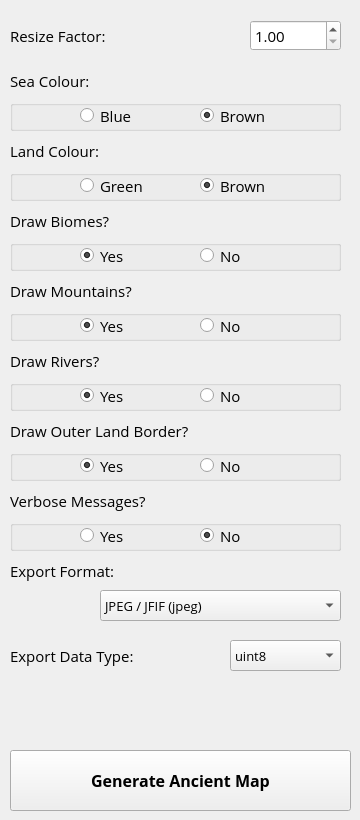
          <widget class="QWidget" name="tabWidgetPage4">
           <attribute name="title">
            <string>Ancient Map Options</string>
           </attribute>
           <widget class="QGroupBox" name="grpBiomes">
            <property name="geometry">
             <rect>
              <x>10</x>
              <y>240</y>
              <width>331</width>
              <height>31</height>
             </rect>
            </property>
            <property name="font">
             <font>
              <family>Open Sans</family>
              <pointsize>11</pointsize>
              <weight>50</weight>
              <bold>false</bold>
             </font>
            </property>
            <property name="styleSheet">
             <string notr="true"/>
            </property>
            <property name="title">
             <string/>
            </property>
            <widget class="QRadioButton" name="rdoBiomesYes_3">
             <property name="geometry">
              <rect>
               <x>70</x>
               <y>0</y>
               <width>86</width>
               <height>31</height>
              </rect>
             </property>
             <property name="font">
              <font>
               <family>Open Sans</family>
               <pointsize>11</pointsize>
               <weight>50</weight>
               <bold>false</bold>
              </font>
             </property>
             <property name="text">
              <string>Yes</string>
             </property>
             <property name="checked">
              <bool>true</bool>
             </property>
            </widget>
            <widget class="QRadioButton" name="rdoBiomesNo_3">
             <property name="geometry">
              <rect>
               <x>190</x>
               <y>0</y>
               <width>86</width>
               <height>31</height>
              </rect>
             </property>
             <property name="font">
              <font>
               <family>Open Sans</family>
               <pointsize>11</pointsize>
               <weight>50</weight>
               <bold>false</bold>
              </font>
             </property>
             <property name="text">
              <string>No</string>
             </property>
             <property name="checked">
              <bool>false</bool>
             </property>
            </widget>
           </widget>
           <widget class="QLabel" name="label_36">
            <property name="geometry">
             <rect>
              <x>10</x>
              <y>70</y>
              <width>241</width>
              <height>21</height>
             </rect>
            </property>
            <property name="font">
             <font>
              <family>Open Sans</family>
              <pointsize>11</pointsize>
              <weight>50</weight>
              <bold>false</bold>
             </font>
            </property>
            <property name="text">
             <string>Sea Colour:</string>
            </property>
           </widget>
           <widget class="QGroupBox" name="grpSea">
            <property name="geometry">
             <rect>
              <x>10</x>
              <y>100</y>
              <width>331</width>
              <height>31</height>
             </rect>
            </property>
            <property name="font">
             <font>
              <family>Open Sans</family>
              <pointsize>11</pointsize>
              <weight>50</weight>
              <bold>false</bold>
             </font>
            </property>
            <property name="styleSheet">
             <string notr="true"/>
            </property>
            <property name="title">
             <string/>
            </property>
            <property name="flat">
             <bool>false</bool>
            </property>
            <widget class="QRadioButton" name="rdoSeaBlue_3">
             <property name="geometry">
              <rect>
               <x>70</x>
               <y>0</y>
               <width>86</width>
               <height>31</height>
              </rect>
             </property>
             <property name="font">
              <font>
               <family>Open Sans</family>
               <pointsize>11</pointsize>
               <weight>50</weight>
               <bold>false</bold>
              </font>
             </property>
             <property name="text">
              <string>Blue</string>
             </property>
            </widget>
            <widget class="QRadioButton" name="rdoSeaBrown_3">
             <property name="geometry">
              <rect>
               <x>190</x>
               <y>0</y>
               <width>86</width>
               <height>31</height>
              </rect>
             </property>
             <property name="font">
              <font>
               <family>Open Sans</family>
               <pointsize>11</pointsize>
               <weight>50</weight>
               <bold>false</bold>
              </font>
             </property>
             <property name="text">
              <string>Brown</string>
             </property>
             <property name="checked">
              <bool>true</bool>
             </property>
            </widget>
           </widget>
           <widget class="QComboBox" name="cboAncData">
            <property name="geometry">
             <rect>
              <x>230</x>
              <y>640</y>
              <width>111</width>
              <height>31</height>
             </rect>
            </property>
            <property name="font">
             <font>
              <family>Open Sans</family>
              <pointsize>10</pointsize>
              <weight>50</weight>
              <bold>false</bold>
             </font>
            </property>
            <property name="currentIndex">
             <number>0</number>
            </property>
            <item>
             <property name="text">
              <string>uint8</string>
             </property>
            </item>
            <item>
             <property name="text">
              <string>int16</string>
             </property>
            </item>
            <item>
             <property name="text">
              <string>uint16</string>
             </property>
            </item>
            <item>
             <property name="text">
              <string>int32</string>
             </property>
            </item>
            <item>
             <property name="text">
              <string>uint32</string>
             </property>
            </item>
            <item>
             <property name="text">
              <string>int64</string>
             </property>
            </item>
            <item>
             <property name="text">
              <string>uint64</string>
             </property>
            </item>
            <item>
             <property name="text">
              <string>float16</string>
             </property>
            </item>
            <item>
             <property name="text">
              <string>float32</string>
             </property>
            </item>
            <item>
             <property name="text">
              <string>float64</string>
             </property>
            </item>
           </widget>
           <widget class="QLabel" name="label_37">
            <property name="geometry">
             <rect>
              <x>10</x>
              <y>210</y>
              <width>241</width>
              <height>21</height>
             </rect>
            </property>
            <property name="font">
             <font>
              <family>Open Sans</family>
              <pointsize>11</pointsize>
              <weight>50</weight>
              <bold>false</bold>
             </font>
            </property>
            <property name="text">
             <string>Draw Biomes?</string>
            </property>
           </widget>
           <widget class="QLabel" name="label_42">
            <property name="geometry">
             <rect>
              <x>10</x>
              <y>560</y>
              <width>161</width>
              <height>21</height>
             </rect>
            </property>
            <property name="font">
             <font>
              <family>Open Sans</family>
              <pointsize>11</pointsize>
              <weight>50</weight>
              <bold>false</bold>
             </font>
            </property>
            <property name="text">
             <string>Export Format:</string>
            </property>
           </widget>
           <widget class="QLabel" name="label_40">
            <property name="geometry">
             <rect>
              <x>10</x>
              <y>420</y>
              <width>241</width>
              <height>21</height>
             </rect>
            </property>
            <property name="font">
             <font>
              <family>Open Sans</family>
              <pointsize>11</pointsize>
              <weight>50</weight>
              <bold>false</bold>
             </font>
            </property>
            <property name="text">
             <string>Draw Outer Land Border?</string>
            </property>
           </widget>
           <widget class="QGroupBox" name="grpMountains">
            <property name="geometry">
             <rect>
              <x>10</x>
              <y>310</y>
              <width>331</width>
              <height>31</height>
             </rect>
            </property>
            <property name="font">
             <font>
              <family>Open Sans</family>
              <pointsize>11</pointsize>
              <weight>50</weight>
              <bold>false</bold>
             </font>
            </property>
            <property name="styleSheet">
             <string notr="true"/>
            </property>
            <property name="title">
             <string/>
            </property>
            <widget class="QRadioButton" name="rdoMountYes_3">
             <property name="geometry">
              <rect>
               <x>70</x>
               <y>0</y>
               <width>86</width>
               <height>31</height>
              </rect>
             </property>
             <property name="font">
              <font>
               <family>Open Sans</family>
               <pointsize>11</pointsize>
               <weight>50</weight>
               <bold>false</bold>
              </font>
             </property>
             <property name="text">
              <string>Yes</string>
             </property>
             <property name="checked">
              <bool>true</bool>
             </property>
            </widget>
            <widget class="QRadioButton" name="rdoMountNo_3">
             <property name="geometry">
              <rect>
               <x>190</x>
               <y>0</y>
               <width>86</width>
               <height>31</height>
              </rect>
             </property>
             <property name="font">
              <font>
               <family>Open Sans</family>
               <pointsize>11</pointsize>
               <weight>50</weight>
               <bold>false</bold>
              </font>
             </property>
             <property name="text">
              <string>No</string>
             </property>
             <property name="checked">
              <bool>false</bool>
             </property>
            </widget>
           </widget>
           <widget class="QGroupBox" name="grpRivers">
            <property name="geometry">
             <rect>
              <x>10</x>
              <y>380</y>
              <width>331</width>
              <height>31</height>
             </rect>
            </property>
            <property name="font">
             <font>
              <family>Open Sans</family>
              <pointsize>11</pointsize>
              <weight>50</weight>
              <bold>false</bold>
             </font>
            </property>
            <property name="styleSheet">
             <string notr="true"/>
            </property>
            <property name="title">
             <string/>
            </property>
            <widget class="QRadioButton" name="rdoRiverYes_3">
             <property name="geometry">
              <rect>
               <x>70</x>
               <y>0</y>
               <width>86</width>
               <height>31</height>
              </rect>
             </property>
             <property name="font">
              <font>
               <family>Open Sans</family>
               <pointsize>11</pointsize>
               <weight>50</weight>
               <bold>false</bold>
              </font>
             </property>
             <property name="text">
              <string>Yes</string>
             </property>
             <property name="checked">
              <bool>true</bool>
             </property>
            </widget>
            <widget class="QRadioButton" name="rdoRiverNo_3">
             <property name="geometry">
              <rect>
               <x>190</x>
               <y>0</y>
               <width>86</width>
               <height>31</height>
              </rect>
             </property>
             <property name="font">
              <font>
               <family>Open Sans</family>
               <pointsize>11</pointsize>
               <weight>50</weight>
               <bold>false</bold>
              </font>
             </property>
             <property name="text">
              <string>No</string>
             </property>
             <property name="checked">
              <bool>false</bool>
             </property>
            </widget>
           </widget>
           <widget class="QLabel" name="label_38">
            <property name="geometry">
             <rect>
              <x>10</x>
              <y>280</y>
              <width>241</width>
              <height>21</height>
             </rect>
            </property>
            <property name="font">
             <font>
              <family>Open Sans</family>
              <pointsize>11</pointsize>
              <weight>50</weight>
              <bold>false</bold>
             </font>
            </property>
            <property name="text">
             <string>Draw Mountains?</string>
            </property>
           </widget>
           <widget class="QDoubleSpinBox" name="spnResize">
            <property name="geometry">
             <rect>
              <x>250</x>
              <y>20</y>
              <width>91</width>
              <height>31</height>
             </rect>
            </property>
            <property name="font">
             <font>
              <family>Open Sans</family>
              <pointsize>11</pointsize>
              <weight>50</weight>
              <bold>false</bold>
             </font>
            </property>
            <property name="styleSheet">
             <string notr="true"/>
            </property>
            <property name="minimum">
             <double>1.000000000000000</double>
            </property>
            <property name="value">
             <double>1.000000000000000</double>
            </property>
           </widget>
           <widget class="QGroupBox" name="grpBorder">
            <property name="geometry">
             <rect>
              <x>10</x>
              <y>450</y>
              <width>331</width>
              <height>31</height>
             </rect>
            </property>
            <property name="font">
             <font>
              <family>Open Sans</family>
              <pointsize>11</pointsize>
              <weight>50</weight>
              <bold>false</bold>
             </font>
            </property>
            <property name="styleSheet">
             <string notr="true"/>
            </property>
            <property name="title">
             <string/>
            </property>
            <widget class="QRadioButton" name="rdoLandYes_3">
             <property name="geometry">
              <rect>
               <x>70</x>
               <y>0</y>
               <width>86</width>
               <height>31</height>
              </rect>
             </property>
             <property name="font">
              <font>
               <family>Open Sans</family>
               <pointsize>11</pointsize>
               <weight>50</weight>
               <bold>false</bold>
              </font>
             </property>
             <property name="text">
              <string>Yes</string>
             </property>
             <property name="checked">
              <bool>true</bool>
             </property>
            </widget>
            <widget class="QRadioButton" name="rdoLandNo_3">
             <property name="geometry">
              <rect>
               <x>190</x>
               <y>0</y>
               <width>86</width>
               <height>31</height>
              </rect>
             </property>
             <property name="font">
              <font>
               <family>Open Sans</family>
               <pointsize>11</pointsize>
               <weight>50</weight>
               <bold>false</bold>
              </font>
             </property>
             <property name="text">
              <string>No</string>
             </property>
             <property name="checked">
              <bool>false</bool>
             </property>
            </widget>
           </widget>
           <widget class="QLabel" name="label_39">
            <property name="geometry">
             <rect>
              <x>10</x>
              <y>350</y>
              <width>241</width>
              <height>21</height>
             </rect>
            </property>
            <property name="font">
             <font>
              <family>Open Sans</family>
              <pointsize>11</pointsize>
              <weight>50</weight>
              <bold>false</bold>
             </font>
            </property>
            <property name="text">
             <string>Draw Rivers?</string>
            </property>
           </widget>
           <widget class="QLabel" name="label_41">
            <property name="geometry">
             <rect>
              <x>10</x>
              <y>640</y>
              <width>161</width>
              <height>31</height>
             </rect>
            </property>
            <property name="font">
             <font>
              <family>Open Sans</family>
              <pointsize>11</pointsize>
              <weight>50</weight>
              <bold>false</bold>
             </font>
            </property>
            <property name="text">
             <string>Export Data Type:</string>
            </property>
           </widget>
           <widget class="QLabel" name="label_35">
            <property name="geometry">
             <rect>
              <x>10</x>
              <y>20</y>
              <width>121</width>
              <height>31</height>
             </rect>
            </property>
            <property name="font">
             <font>
              <family>Open Sans</family>
              <pointsize>11</pointsize>
              <weight>50</weight>
              <bold>false</bold>
             </font>
            </property>
            <property name="text">
             <string>Resize Factor:</string>
            </property>
           </widget>
           <widget class="QComboBox" name="cboAncFormat">
            <property name="geometry">
             <rect>
              <x>100</x>
              <y>590</y>
              <width>241</width>
              <height>31</height>
             </rect>
            </property>
            <property name="font">
             <font>
              <family>Open Sans</family>
              <pointsize>10</pointsize>
              <weight>50</weight>
              <bold>false</bold>
             </font>
            </property>
            <property name="currentIndex">
             <number>0</number>
            </property>
            <property name="sizeAdjustPolicy">
             <enum>QComboBox::AdjustToContentsOnFirstShow</enum>
            </property>
            <item>
             <property name="text">
              <string>JPEG / JFIF (jpeg)</string>
             </property>
            </item>
            <item>
             <property name="text">
              <string>Portable Network Graphics (png)</string>
             </property>
            </item>
            <item>
             <property name="text">
              <string>Microsoft Windows Device Independent Bitmap (bmp)</string>
             </property>
            </item>
            <item>
             <property name="text">
              <string>Graphics Interchange Format (gif)</string>
             </property>
            </item>
            <item>
             <property name="text">
              <string>TIFF / BigTIFF / GeoTIFF (tif)</string>
             </property>
            </item>
            <item>
             <property name="text">
              <string>X11 Pixmap (xpm)</string>
             </property>
            </item>
            <item>
             <property name="text">
              <string>Arc/Info Binary Grid (adf)</string>
             </property>
            </item>
            <item>
             <property name="text">
              <string>Bathymetry Attributed Grid (bag)</string>
             </property>
            </item>
            <item>
             <property name="text">
              <string>BSB Nautical Chart Format (kap)</string>
             </property>
            </item>
            <item>
             <property name="text">
              <string>Envisat Image Product (n1)</string>
             </property>
            </item>
            <item>
             <property name="text">
              <string>Erdas Imagine (img)</string>
             </property>
            </item>
            <item>
             <property name="text">
              <string>Erdas Compressed Wavelets (ecw)</string>
             </property>
            </item>
            <item>
             <property name="text">
              <string>ERMapper (ers)</string>
             </property>
            </item>
            <item>
             <property name="text">
              <string>EUMETSAT Archive Native (nat)</string>
             </property>
            </item>
            <item>
             <property name="text">
              <string>FITS (fits)</string>
             </property>
            </item>
            <item>
             <property name="text">
              <string>GDAL Virtual (vrt)</string>
             </property>
            </item>
            <item>
             <property name="text">
              <string>Generic Tagged Arrays (gta)</string>
             </property>
            </item>
            <item>
             <property name="text">
              <string>In Memory Raster (mem)</string>
             </property>
            </item>
            <item>
             <property name="text">
              <string>Japanese DEM (mem)</string>
             </property>
            </item>
            <item>
             <property name="text">
              <string>Swedish Grid RIK (rik)</string>
             </property>
            </item>
            <item>
             <property name="text">
              <string>Terragen Heightfield (ter)</string>
             </property>
            </item>
            <item>
             <property name="text">
              <string>USGS ASCII DEM / CDED (dem)</string>
             </property>
            </item>
            <item>
             <property name="text">
              <string>USGS DOQ 1st Generation (doq)</string>
             </property>
            </item>
            <item>
             <property name="text">
              <string>USGS DOQ New Labelled (doq)</string>
             </property>
            </item>
            <item>
             <property name="text">
              <string>WMO GRIB1 / GRIB2 (grb)</string>
             </property>
            </item>
           </widget>
           <widget class="QPushButton" name="btnGenWorld_3">
            <property name="geometry">
             <rect>
              <x>10</x>
              <y>750</y>
              <width>341</width>
              <height>61</height>
             </rect>
            </property>
            <property name="font">
             <font>
              <family>Open Sans</family>
              <pointsize>12</pointsize>
              <weight>75</weight>
              <bold>true</bold>
             </font>
            </property>
            <property name="toolTip">
             <string>Generate Ancient Map</string>
            </property>
            <property name="text">
             <string>Generate Ancient Map</string>
            </property>
           </widget>
           <widget class="QLabel" name="label_43">
            <property name="geometry">
             <rect>
              <x>10</x>
              <y>490</y>
              <width>241</width>
              <height>21</height>
             </rect>
            </property>
            <property name="font">
             <font>
              <family>Open Sans</family>
              <pointsize>11</pointsize>
              <weight>50</weight>
              <bold>false</bold>
             </font>
            </property>
            <property name="text">
             <string>Verbose Messages?</string>
            </property>
           </widget>
           <widget class="QGroupBox" name="grpVerbose_2">
            <property name="geometry">
             <rect>
              <x>10</x>
              <y>520</y>
              <width>331</width>
              <height>31</height>
             </rect>
            </property>
            <property name="font">
             <font>
              <family>Open Sans</family>
              <pointsize>11</pointsize>
              <weight>50</weight>
              <bold>false</bold>
             </font>
            </property>
            <property name="styleSheet">
             <string notr="true"/>
            </property>
            <property name="title">
             <string/>
            </property>
            <widget class="QRadioButton" name="rdoVerboseYes">
             <property name="geometry">
              <rect>
               <x>70</x>
               <y>0</y>
               <width>86</width>
               <height>31</height>
              </rect>
             </property>
             <property name="font">
              <font>
               <family>Open Sans</family>
               <pointsize>11</pointsize>
               <weight>50</weight>
               <bold>false</bold>
              </font>
             </property>
             <property name="text">
              <string>Yes</string>
             </property>
             <property name="checked">
              <bool>false</bool>
             </property>
            </widget>
            <widget class="QRadioButton" name="rdoVerboseNo">
             <property name="geometry">
              <rect>
               <x>190</x>
               <y>0</y>
               <width>86</width>
               <height>31</height>
              </rect>
             </property>
             <property name="font">
              <font>
               <family>Open Sans</family>
               <pointsize>11</pointsize>
               <weight>50</weight>
               <bold>false</bold>
              </font>
             </property>
             <property name="text">
              <string>No</string>
             </property>
             <property name="checked">
              <bool>true</bool>
             </property>
            </widget>
           </widget>
           <widget class="QLabel" name="label_48">
            <property name="geometry">
             <rect>
              <x>10</x>
              <y>140</y>
              <width>241</width>
              <height>21</height>
             </rect>
            </property>
            <property name="font">
             <font>
              <family>Open Sans</family>
              <pointsize>11</pointsize>
              <weight>50</weight>
              <bold>false</bold>
             </font>
            </property>
            <property name="text">
             <string>Land Colour:</string>
            </property>
           </widget>
           <widget class="QGroupBox" name="grpLand">
            <property name="geometry">
             <rect>
              <x>10</x>
              <y>170</y>
              <width>331</width>
              <height>31</height>
             </rect>
            </property>
            <property name="font">
             <font>
              <family>Open Sans</family>
              <pointsize>11</pointsize>
              <weight>50</weight>
              <bold>false</bold>
             </font>
            </property>
            <property name="styleSheet">
             <string notr="true"/>
            </property>
            <property name="title">
             <string/>
            </property>
            <widget class="QRadioButton" name="rdoLandGreen">
             <property name="geometry">
              <rect>
               <x>70</x>
               <y>0</y>
               <width>86</width>
               <height>31</height>
              </rect>
             </property>
             <property name="font">
              <font>
               <family>Open Sans</family>
               <pointsize>11</pointsize>
               <weight>50</weight>
               <bold>false</bold>
              </font>
             </property>
             <property name="text">
              <string>Green</string>
             </property>
            </widget>
            <widget class="QRadioButton" name="rdoLandBrown">
             <property name="geometry">
              <rect>
               <x>190</x>
               <y>0</y>
               <width>86</width>
               <height>31</height>
              </rect>
             </property>
             <property name="font">
              <font>
               <family>Open Sans</family>
               <pointsize>11</pointsize>
               <weight>50</weight>
               <bold>false</bold>
              </font>
             </property>
             <property name="text">
              <string>Brown</string>
             </property>
             <property name="checked">
              <bool>true</bool>
             </property>
            </widget>
           </widget>
          </widget>
